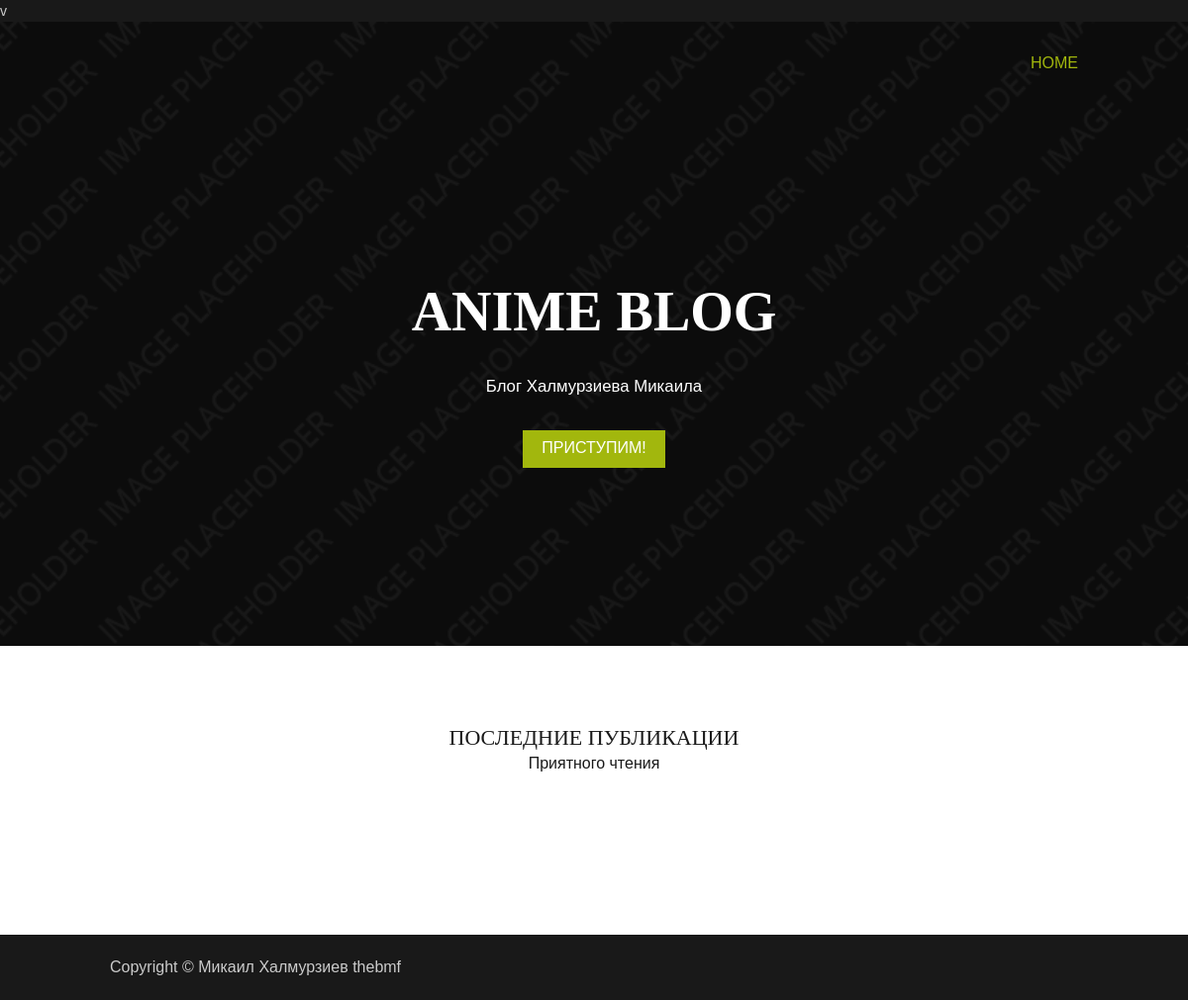
/, run on an earlier commit of the app's database.
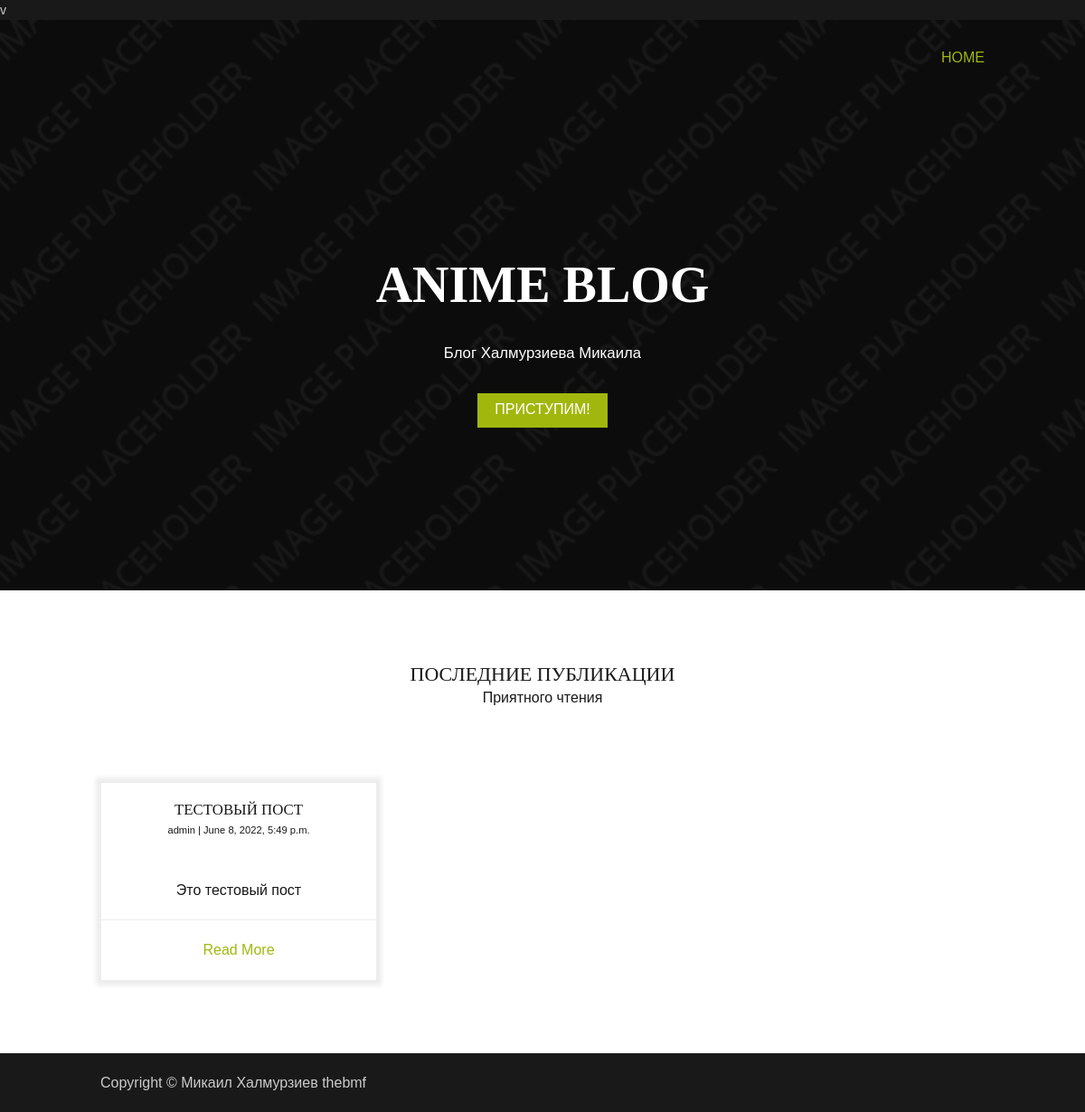
And on a later commit of the database.
### blog/models.py (models this page shows, shortened)
class Post(models.Model):
    title = models.CharField(max_length=200, unique=True)
    slug = models.SlugField(max_length=200, unique=True)
    author = models.ForeignKey(User, on_delete= models.CASCADE,related_name='blog_posts')
    updated_on = models.DateTimeField(auto_now= True)
    content = models.TextField()
    created_on = models.DateTimeField(auto_now_add=True)
    status = models.IntegerField(choices=STATUS, default=0)
    class Meta:
        ordering = ['-created_on']

### blog/views.py (the view)
# urls.py: path('', views.PostList.as_view(), name='home'),
class PostList(generic.ListView):
    queryset = Post.objects.filter(status=1).order_by('-created_on')
    template_name = 'indexx.html'

### blog/templates/indexx.html (shortened to what this page needs)
v {% extends 'base.html' %}
{% load static %}
{% block content %}
<section id="pageintro" class="hoc clear">
    <div>
        <h2 class="heading">Anime Blog</h2>
        <p>Блог Халмурзиева Микаила</p>
        <footer><a class="btn" href="#">Приступим!</a></footer>
    </div>
</section>
<div class="wrapper row3">
    <main class="hoc container clear">
        <div class="sectiontitle">
            <h6 class="heading">Последние публикации</h6>
            <p>Приятного чтения</p>
        </div>
        <div class="group excerpts">
          {% for post in post_list %}
          {% if forloop.counter == 1 %}
            <article class="one_third center first" >
              <div class="hgroup">
                    <h6 class="heading">{{ post.title }}</h6>
                    <em>{{ post.author }} | {{ post.created_on}} </em>
                </div>
                <div class="txtwrap">
                    <p>{{post.content|slice:":200" }}</p>
                </div>
                <footer>
                    <a href="{% url 'post_detail' post.slug  %}">Read More</a>
                </footer>
            </article>
          {% endif %}
          {% endfor %}
        </div>
    </main>
</div>
{% endblock %}

### blog/templates/base.html (shortened to what this page needs)
{% load static %}
<!DOCTYPE html>
<html>
<head>
    <link href="{% static 'basend/layout/styles/layout.css' %}" rel="stylesheet" type="text/css" media="all">
</head>
<body id="top">
    <div class="bgded overlay" style="background-image:url('images/demo/backgrounds/01.png');">
        <div class="wrapper row1">
            <header id="header" class="hoc clear">
                <nav id="mainav" class="fl_right">
                    <ul class="clear">
                        <li class="active"><a href="{% url 'home' %}">Home</a></li>
                    </ul>
                </nav>
            </header>
            {% block content %}
            {% endblock content %}
            <div class="wrapper row5">
                <div id="copyright" class="hoc clear">
                    <p class="fl_left">Copyright &copy; Микаил Халмурзиев <a href="#">thebmf</a></p>
                </div>
            </div>
</body>
</html>

### blog/static/basend/layout/styles/layout.css (style rules this page uses)
#pageintro { padding:180px 0; text-align:center; }
#pageintro > div { display:block; max-width:60%; margin:0 auto; }
#pageintro > div * { line-height:normal; }
#pageintro .heading { margin:0 0 30px 0; padding:0; font-size:4rem; font-weight:700; }
#pageintro p { margin:0; font-size:1.2rem; line-height:2rem; }
#pageintro footer { margin-top:30px; }
.container { padding:80px 0; }
.sectiontitle { display:block; max-width:60%; margin:0 auto 80px; text-align:center; }
.sectiontitle * { margin:0; }
.excerpts article { border:1px solid; }
.excerpts article .hgroup, .excerpts article .txtwrap, .excerpts article footer { padding:20px; }
.excerpts article .hgroup, .excerpts article footer { text-align:center; }
.excerpts article .hgroup .heading { margin:0; font-size:1.2rem; text-align:center; }
.excerpts article .hgroup em { display:block; font-size:.8rem; font-style:normal; }
.excerpts article .txtwrap * { margin:0; padding:0; }
.excerpts article footer { border-top:1px solid; }
#copyright { padding:20px 0; }
#copyright * { margin:0; padding:0; }
*, *::before, *::after { transition:all .3s ease-in-out; }
nav ul, nav ol { margin:0; padding:0; list-style:none; }
#mainav, #breadcrumb, .sidebar nav { line-height:normal; }
#mainav ul.clear { margin-top:3px; }
#mainav ul { text-transform:uppercase; }
#mainav li { display:inline-block; position:relative; margin:0 15px 0 0; padding:0; }
#mainav li:last-child { margin-right:0; }
#mainav li a { display:block; padding:30px 0; }
body { color:#CBCBCB; background-color:#191919; }
a { color:#A2B70D; }
.overlay { color:#FFFFFF; background-color:inherit; }
.overlay::after { color:inherit; background-color:rgba(0,0,0,.4); }
.btn, .btn.inverse:hover { color:#FFFFFF; background-color:#A2B70D; border-color:#A2B70D; }
.row1 { color:#FFFFFF; background-color:rgba(0,0,0,.60); }
.row3 { color:#191919; background-color:#FFFFFF; }
.row5, .row5 a { color:#CBCBCB; background-color:#191919; }
.excerpts article { border-color:#EDEDED; box-shadow:0px 0px 5px 5px #EDEDED; }
.excerpts article figure + .hgroup, .excerpts article footer { border-color:#EDEDED; }
#mainav li a { color:inherit; }
#mainav .active a, #mainav a:hover, #mainav li:hover > a { color:#A2B70D; background-color:inherit; }
@media screen and (min-width:978px) { .hoc { max-width:978px; } }

### blog/static/basend/layout/styles/framework.css (style rules this page uses)
html { overflow-y:scroll; overflow-x:hidden; }
html, body { margin:0; padding:0; font-size:14px; line-height:1.6em; }
*, *::before, *::after { box-sizing:border-box; }
.center { text-align:center; }
.overlay { position:relative; z-index:1; }
.overlay::after { display:block; position:absolute; top:0; left:0; width:100%; height:100%; content:""; z-index:-1; }
.bgded { background-position:top center; background-repeat:no-repeat; background-size:cover; }
.btn { display:inline-block; padding:8px 18px 10px; text-transform:uppercase; border:1px solid; }
.clear, .group { display:block; }
.clear::before, .clear::after, .group::before, .group::after { display:table; content:""; }
.clear, .clear::after, .group, .group::after { clear:both; }
a { outline:none; text-decoration:none; }
.fl_left, .imgl { float:left; }
.fl_right, .imgr { float:right; }
body, input, textarea, select { font-family:Verdana, Geneva, sans-serif; }
h1, h2, h3, h4, h5, h6, .heading { font-family:Georgia, "Times New Roman", Times, serif; }
h1, h2, h3, h4, h5, h6, .heading { margin:0 0 20px 0; font-size:22px; line-height:normal; font-weight:normal; text-transform:uppercase; }
.wrapper { display:block; position:relative; width:100%; margin:0; padding:0; text-align:left; word-wrap:break-word; }
.hoc { display:block; margin:0 auto; }
address, article, aside, figcaption, figure, footer, header, main, nav, section { display:block; margin:0; padding:0; }
.one_half, .one_third, .two_third, .one_quarter, .two_quarter, .three_quarter { display:inline-block; float:left; margin:0 0 0 3.06748466257669%; list-style:none; }
.first { margin-left:0; clear:left; }
.one_third { width:31.28834355828221%; }

What changed in the data, as far as the page shows it:
added Post: title "ТЕСТОВЫЙ ПОСТ", author "admin", created_on "June 8, 2022, 5:49 p.m.", content "Это тестовый пост"
